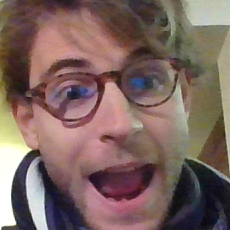
#> input picture data/faces/Blairau/img_4.bmp, 230 x 230 px, given in place of the camera
$ python main.py   (older library calls are emulated)
#> lines starting #> are read from the running program, lines starting #| are printed output that depends on the picture
### Online_SSL/func.py
import matplotlib.pyplot as pyplot
import scipy.misc as sm
import numpy as np
import cv2 as cv
import os
import sys
from scipy.spatial import distance
import scipy.io as sio

path = "/home/dimitribouche/Bureau/MVA/S1/GML/TP3/code_material_python"
sys.path.append(path)

from helper import *

face_haar_cascade = cv.CascadeClassifier(path + "/data/haarcascade_frontalface_default.xml")
eye_haar_cascade = cv.CascadeClassifier(path + "/data/haarcascade_eye.xml")


# [60 lines left out: functions create_user_profile, load_profile, not called in this run]


class incremental_k_centers:
    # [227 lines left out: functions __init__, online_ssl_update_centroids, online_ssl_compute_solution, online_face_recognition, preprocess_face, not called in this run]


### main.py
import numpy as np
import os
import cv2 as cv
import importlib
import Online_SSL.func as funcs_2

importlib.reload(funcs_2)

path = os.getcwd() + "/data/"

funcs_2.create_user_profile("Dimitri")
#> in create_user_profile, img is the input picture: shape (230, 230, 3); mean B, G, R 95.7, 101, 124.6
#> in create_user_profile, `grey_image = cv.cvtColor(img, cv.COLOR_BGR2GRAY)`:
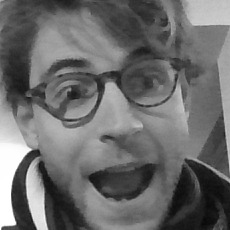
#> grey_image: shape (230, 230); min 9, max 255, mean 107.4
#> in create_user_profile, `working_image = cv.bilateralFilter(grey_image, 9, 75, 75)`:
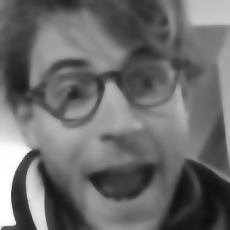
#> working_image: shape (230, 230); min 13, max 255, mean 107.4
#> in create_user_profile, `working_image = cv.equalizeHist(working_image)`:
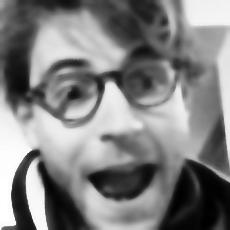
#> working_image: shape (230, 230); min 0, max 255, mean 128.3
#> in create_user_profile, `box = face_haar_cascade.detectMultiScale(working_image)`: box = [[7, 13, 215, 215]]
#> in create_user_profile, `box_surface = box[:, 2] * box[:, 3]`: box_surface = [46225]
#> in create_user_profile, `index = box_surface.argmax()`: index = 0
#> in create_user_profile, `b0 = box[index]`: b0 = [7, 13, 215, 215]
#> in create_user_profile, `cv.putText(img,"[s]ave file, [e]xit", (5, 25), cv.FONT_HERSHEY_COMPLEX..`:
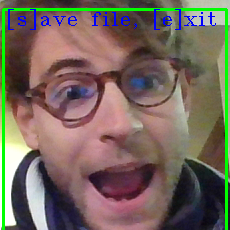
#> img: shape (230, 230, 3); mean B, G, R 93.6, 104.3, 117.9
#> (key Esc is pressed here)

funcs_2.create_user_profile("Jean-Guy")
#> (key Enter is pressed here)

funcs_2.create_user_profile("Blairau")


path = "/home/dimitribouche/Bureau/MVA/S1/GML/TP3/code_material_python"


labelled_dimi = funcs_2.load_profile("Dimitri", faces_path=path + "/data/")
labelled_jg = funcs_2.load_profile("Jean-Guy", faces_path=path + "/data/")

test = funcs_2.load_profile("Blairau", faces_path=path + "/data/")

labelled = np.concatenate((labelled_dimi, labelled_jg))
labels = np.ones(labelled.shape[0], dtype=int)
labels[10:] = -1

test_incre = funcs_2.incremental_k_centers(labelled, labels, max_num_centroids=21)

test_incre.online_ssl_update_centroids(test[0])
test_incre.online_ssl_update_centroids(test[1])
test_incre.online_ssl_update_centroids(test[2])
